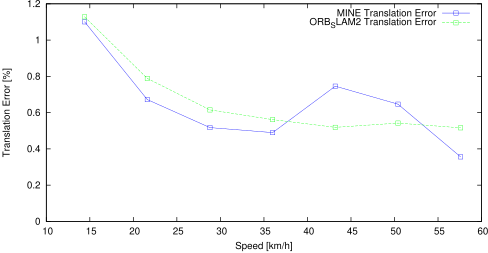

Reproduce this figure in gnuplot.
set term postscript eps enhanced color
set output "10_ts.eps"
set size ratio 0.5
set yrange [0:*]
set xlabel "Speed [km/h]"
set ylabel "Translation Error [%]"
plot "10_ts.txt" using ($1*3.6):($2*100) title 'MINE Translation Error' lc rgb "#0000FF" pt 4 w linespoints,"10_ts.txt" using ($1*3.6):($3*100) title 'ORB_SLAM2 Translation Error' lc rgb "#00FF00" pt 4 w linespoints
